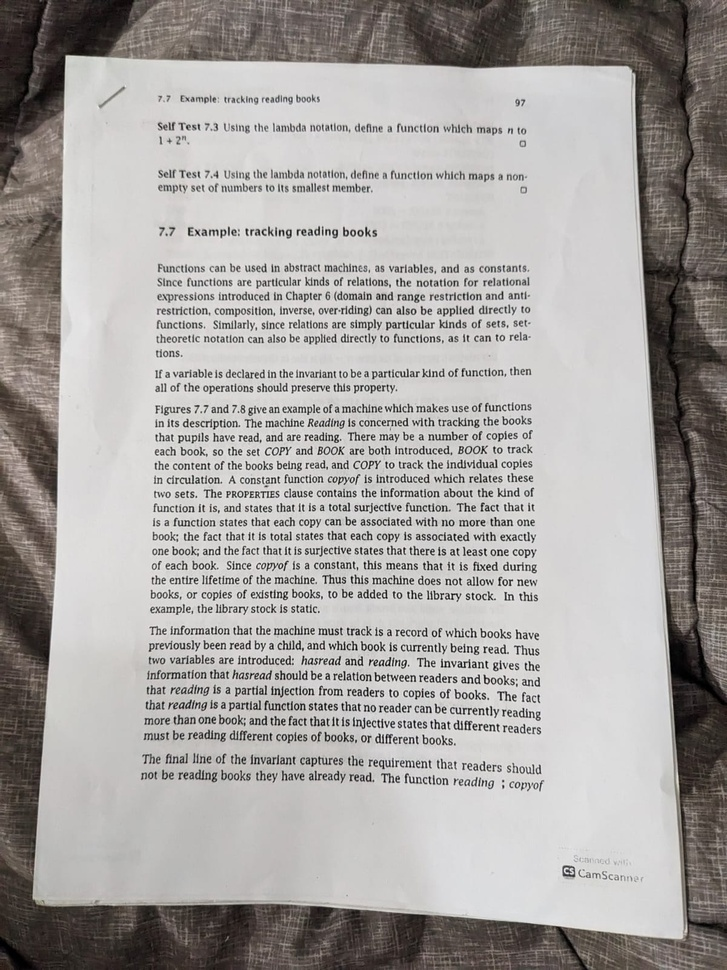
#> input picture images/document.jpeg, 727 x 970 px, shrunk from 1200 x 1600 before the run
$ python -i enhancement.py   (imports and definitions only)
#> lines starting #> are read from the running program, lines starting #| are printed output that depends on the picture; after the words box and inside, x2 and y2 are one past the last pixel; in counts of white or black regions, pixels touching at a corner belong together
#> further down, picture is the input picture: shape (970, 727, 3); mean B, G, R 161.9, 164.2, 167.3
import cv2
import numpy as np


def enhance_document(image):

    # Convert to grayscale
    gray = cv2.cvtColor(
        image,
        cv2.COLOR_BGR2GRAY
    )

    # --------------------------------------------------
    # STEP 1: Contrast Stretching
    # (MATLAB: imadjust)
    # --------------------------------------------------

    contrast = cv2.normalize(
        gray,
        None,
        0,
        255,
        cv2.NORM_MINMAX
    )

    # --------------------------------------------------
    # STEP 2: Unsharp Masking
    # (MATLAB: imsharpen)
    # --------------------------------------------------

    blurred = cv2.GaussianBlur(
        contrast,
        (0, 0),
        3
    )
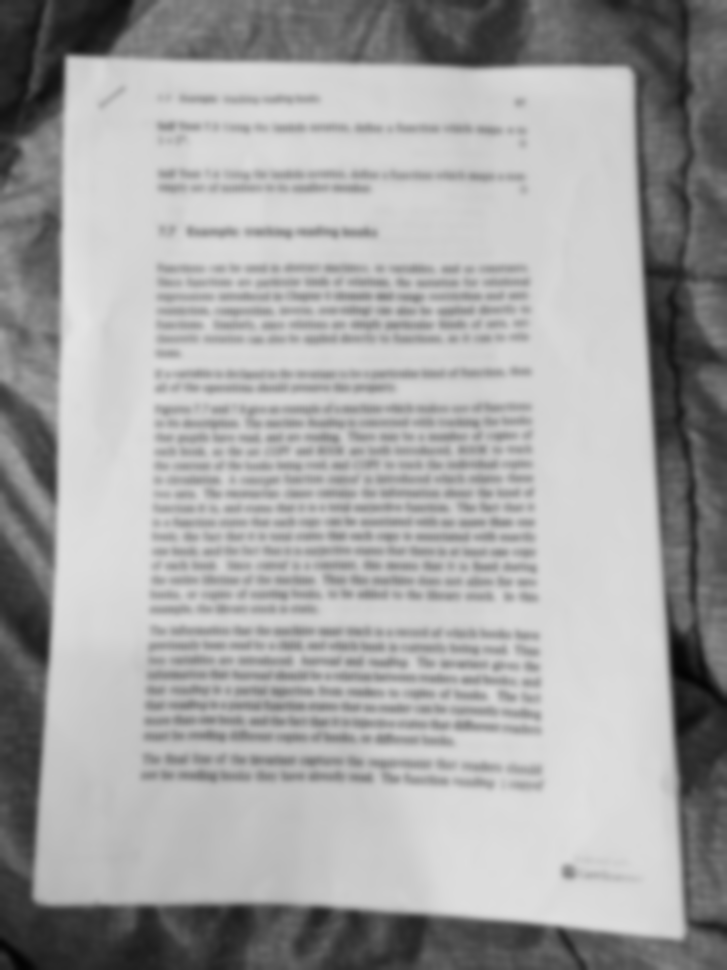
#> blurred: shape (970, 727); min 3, max 227, mean 164.9

    sharpened = cv2.addWeighted(
        contrast,
        1.8,
        blurred,
        -0.8,
        0
    )
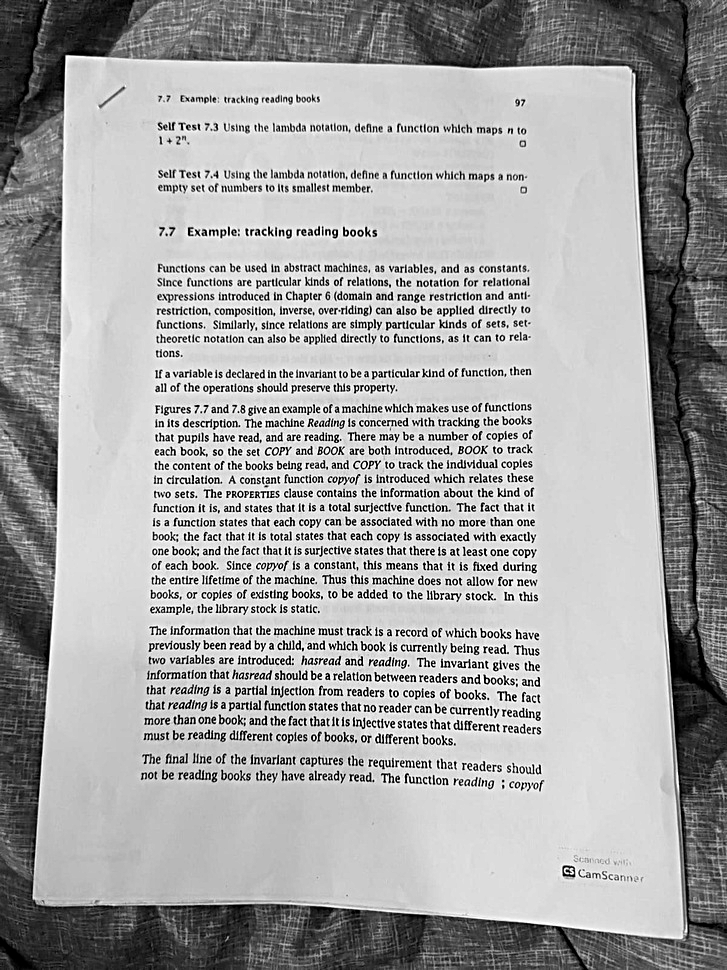
#> sharpened: shape (970, 727); min 0, max 255, mean 165.3

    # --------------------------------------------------
    # STEP 3: Adaptive Binarization
    # (MATLAB: imbinarize adaptive)
    # --------------------------------------------------

    binary = cv2.adaptiveThreshold(
        sharpened,
        255,
        cv2.ADAPTIVE_THRESH_GAUSSIAN_C,
        cv2.THRESH_BINARY,
        31,
        15
    )
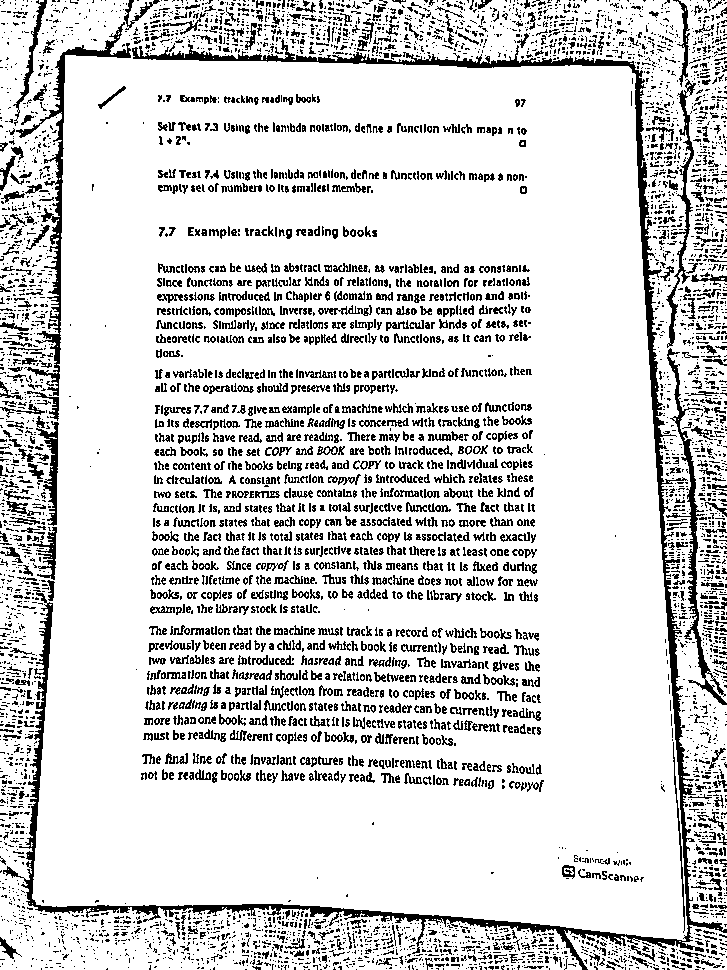
#> binary: shape (970, 727); 83.8% white; black in thin lines or dots

    # --------------------------------------------------
    # STEP 4: Small Noise Removal
    # --------------------------------------------------

    kernel = np.ones(
        (2, 2),
        np.uint8
    )

    cleaned = cv2.morphologyEx(
        binary,
        cv2.MORPH_OPEN,
        kernel
    )
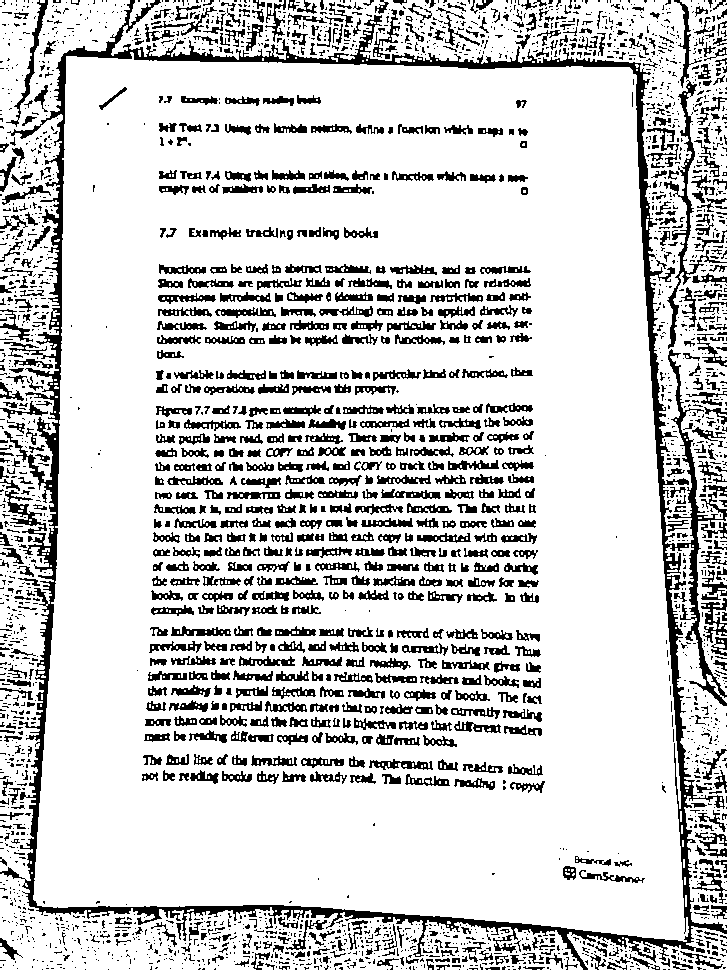
#> cleaned: shape (970, 727); 81.6% white; 2966 black regions (2066 under 20 px), largest, box (x1, y1, x2, y2) and area: (0, 0, 727, 970) 28669, (664, 80, 727, 349) 1651, (6, 0, 48, 127) 616

    return cleaned

>>> import cv2
>>> picture = cv2.imread('images/document.jpeg')
>>> result = enhance_document(picture)
